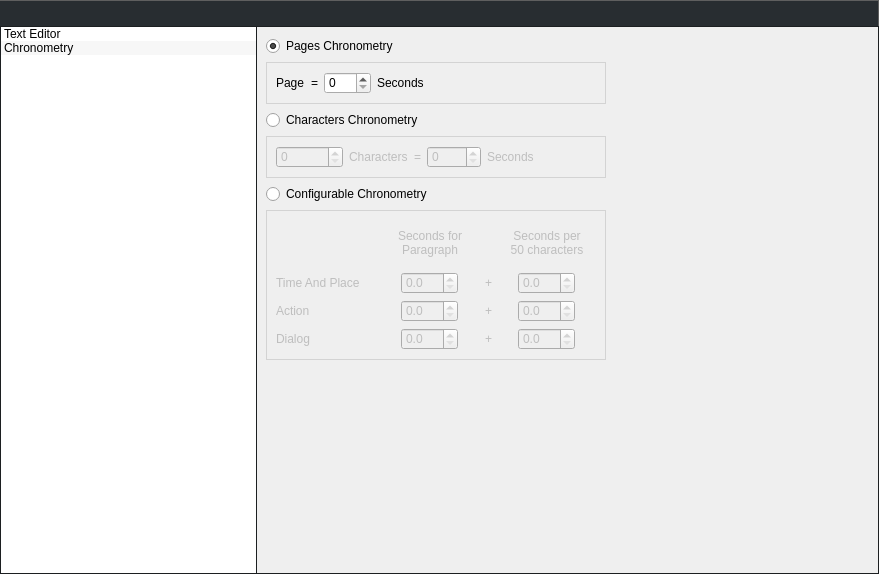
<?xml version="1.0" encoding="UTF-8"?>
<ui version="4.0">
 <class>SettingsEditorWidget</class>
 <widget class="QWidget" name="SettingsEditorWidget">
  <property name="geometry">
   <rect>
    <x>0</x>
    <y>0</y>
    <width>879</width>
    <height>574</height>
   </rect>
  </property>
  <property name="windowTitle">
   <string>Form</string>
  </property>
  <property name="styleSheet">
   <string notr="true">/* Текстовые метки */
#topPanel {
	border-top-width: 1px;
	border-top-style: solid;
	border-top-color: #5f5f5f;
	border-right-width: 1px;
	border-right-style: solid;
	border-right-color: #5f5f5f;
	background: #282d31;
	color: #d5d6d6;
	padding-top: 2px;
	padding-bottom: 2px;
	min-height: 21px;
}

QListView {
	border: 1px solid #1c1f21;
	border-right-width: 0px;
}

QStackedWidget {
	border: 1px solid #1c1f21;
}</string>
  </property>
  <layout class="QGridLayout" name="gridLayout">
   <property name="leftMargin">
    <number>0</number>
   </property>
   <property name="topMargin">
    <number>0</number>
   </property>
   <property name="rightMargin">
    <number>0</number>
   </property>
   <property name="bottomMargin">
    <number>0</number>
   </property>
   <property name="spacing">
    <number>0</number>
   </property>
   <item row="1" column="0">
    <widget class="QListWidget" name="categories">
     <property name="sizePolicy">
      <sizepolicy hsizetype="Preferred" vsizetype="Expanding">
       <horstretch>0</horstretch>
       <verstretch>0</verstretch>
      </sizepolicy>
     </property>
     <property name="editTriggers">
      <set>QAbstractItemView::NoEditTriggers</set>
     </property>
     <property name="alternatingRowColors">
      <bool>true</bool>
     </property>
     <property name="selectionBehavior">
      <enum>QAbstractItemView::SelectRows</enum>
     </property>
     <property name="iconSize">
      <size>
       <width>32</width>
       <height>32</height>
      </size>
     </property>
     <item>
      <property name="text">
       <string>Text Editor</string>
      </property>
      <property name="icon">
       <iconset resource="../../Resources/Resources.qrc">
        <normaloff>:/Graphics/Icons/settings_text_editor.png</normaloff>:/Graphics/Icons/settings_text_editor.png</iconset>
      </property>
     </item>
     <item>
      <property name="text">
       <string>Chronometry</string>
      </property>
      <property name="icon">
       <iconset resource="../../Resources/Resources.qrc">
        <normaloff>:/Graphics/Icons/settings_chronometry.png</normaloff>:/Graphics/Icons/settings_chronometry.png</iconset>
      </property>
     </item>
    </widget>
   </item>
   <item row="0" column="0" colspan="2">
    <widget class="QLabel" name="topPanel">
     <property name="text">
      <string/>
     </property>
    </widget>
   </item>
   <item row="1" column="1">
    <widget class="QStackedWidget" name="categoriesWidgets">
     <property name="styleSheet">
      <string notr="true">QGroupBox {
    border: 1px solid lightgray;
    margin-top: 0ex; /* leave space at the top for the title */
}</string>
     </property>
     <property name="currentIndex">
      <number>1</number>
     </property>
     <widget class="QWidget" name="textEditorPage">
      <layout class="QGridLayout" name="gridLayout_2">
       <item row="1" column="0" colspan="2">
        <spacer name="verticalSpacer">
         <property name="orientation">
          <enum>Qt::Vertical</enum>
         </property>
         <property name="sizeHint" stdset="0">
          <size>
           <width>600</width>
           <height>498</height>
          </size>
         </property>
        </spacer>
       </item>
       <item row="0" column="0" colspan="2">
        <widget class="QCheckBox" name="spellChecking">
         <property name="text">
          <string>Spell Checking</string>
         </property>
        </widget>
       </item>
      </layout>
     </widget>
     <widget class="QWidget" name="chronometryPage">
      <layout class="QGridLayout" name="gridLayout_4">
       <item row="0" column="0">
        <widget class="QRadioButton" name="pagesChronometry">
         <property name="text">
          <string>Pages Chronometry</string>
         </property>
         <property name="checked">
          <bool>true</bool>
         </property>
        </widget>
       </item>
       <item row="1" column="0" colspan="2">
        <widget class="QGroupBox" name="pagesChronometryGroup">
         <property name="title">
          <string/>
         </property>
         <layout class="QHBoxLayout" name="horizontalLayout">
          <item>
           <widget class="QLabel" name="label_2">
            <property name="text">
             <string>Page</string>
            </property>
           </widget>
          </item>
          <item>
           <widget class="QLabel" name="label_3">
            <property name="text">
             <string>=</string>
            </property>
           </widget>
          </item>
          <item>
           <widget class="QSpinBox" name="pagesChronometrySeconds">
            <property name="maximum">
             <number>100</number>
            </property>
           </widget>
          </item>
          <item>
           <widget class="QLabel" name="label_4">
            <property name="text">
             <string>Seconds</string>
            </property>
           </widget>
          </item>
          <item>
           <spacer name="horizontalSpacer_6">
            <property name="orientation">
             <enum>Qt::Horizontal</enum>
            </property>
            <property name="sizeType">
             <enum>QSizePolicy::Expanding</enum>
            </property>
            <property name="sizeHint" stdset="0">
             <size>
              <width>40</width>
              <height>20</height>
             </size>
            </property>
           </spacer>
          </item>
         </layout>
        </widget>
       </item>
       <item row="2" column="0" colspan="2">
        <widget class="QRadioButton" name="charactersChronometry">
         <property name="text">
          <string>Characters Chronometry</string>
         </property>
        </widget>
       </item>
       <item row="3" column="0" colspan="2">
        <widget class="QGroupBox" name="charactersChronometryGroup">
         <property name="enabled">
          <bool>false</bool>
         </property>
         <property name="title">
          <string/>
         </property>
         <layout class="QHBoxLayout" name="horizontalLayout_2">
          <item>
           <widget class="QSpinBox" name="charactersChronometryCharacters">
            <property name="maximum">
             <number>100000</number>
            </property>
           </widget>
          </item>
          <item>
           <widget class="QLabel" name="label_5">
            <property name="text">
             <string>Characters</string>
            </property>
           </widget>
          </item>
          <item>
           <widget class="QLabel" name="label_6">
            <property name="text">
             <string>=</string>
            </property>
           </widget>
          </item>
          <item>
           <widget class="QSpinBox" name="charactersChronometrySeconds">
            <property name="maximum">
             <number>1000</number>
            </property>
           </widget>
          </item>
          <item>
           <widget class="QLabel" name="label_7">
            <property name="text">
             <string>Seconds</string>
            </property>
           </widget>
          </item>
          <item>
           <spacer name="horizontalSpacer_7">
            <property name="orientation">
             <enum>Qt::Horizontal</enum>
            </property>
            <property name="sizeType">
             <enum>QSizePolicy::Expanding</enum>
            </property>
            <property name="sizeHint" stdset="0">
             <size>
              <width>40</width>
              <height>20</height>
             </size>
            </property>
           </spacer>
          </item>
         </layout>
        </widget>
       </item>
       <item row="4" column="0" colspan="2">
        <widget class="QRadioButton" name="configurableChronometry">
         <property name="text">
          <string>Configurable Chronometry</string>
         </property>
        </widget>
       </item>
       <item row="5" column="0" colspan="2">
        <widget class="QGroupBox" name="configurableChronometryGroup">
         <property name="enabled">
          <bool>false</bool>
         </property>
         <property name="sizePolicy">
          <sizepolicy hsizetype="Preferred" vsizetype="Preferred">
           <horstretch>0</horstretch>
           <verstretch>0</verstretch>
          </sizepolicy>
         </property>
         <property name="minimumSize">
          <size>
           <width>340</width>
           <height>150</height>
          </size>
         </property>
         <property name="maximumSize">
          <size>
           <width>340</width>
           <height>150</height>
          </size>
         </property>
         <property name="title">
          <string/>
         </property>
         <layout class="QGridLayout" name="gridLayout_3">
          <item row="1" column="7">
           <spacer name="horizontalSpacer_3">
            <property name="orientation">
             <enum>Qt::Horizontal</enum>
            </property>
            <property name="sizeType">
             <enum>QSizePolicy::Preferred</enum>
            </property>
            <property name="sizeHint" stdset="0">
             <size>
              <width>40</width>
              <height>20</height>
             </size>
            </property>
           </spacer>
          </item>
          <item row="3" column="3" colspan="2">
           <widget class="QDoubleSpinBox" name="configurableChronometrySecondsForParagraphDialog">
            <property name="decimals">
             <number>1</number>
            </property>
           </widget>
          </item>
          <item row="1" column="0">
           <widget class="QLabel" name="label">
            <property name="text">
             <string>Time And Place</string>
            </property>
           </widget>
          </item>
          <item row="3" column="8">
           <widget class="QDoubleSpinBox" name="configurableChronometrySecondsPer50CharactersDialog">
            <property name="decimals">
             <number>1</number>
            </property>
           </widget>
          </item>
          <item row="1" column="8">
           <widget class="QDoubleSpinBox" name="configurableChronometrySecondsPer50CharactersTimeAndPlace">
            <property name="decimals">
             <number>1</number>
            </property>
           </widget>
          </item>
          <item row="0" column="2" colspan="4">
           <widget class="QLabel" name="label_13">
            <property name="text">
             <string>Seconds for
Paragraph</string>
            </property>
            <property name="alignment">
             <set>Qt::AlignCenter</set>
            </property>
           </widget>
          </item>
          <item row="2" column="3" colspan="2">
           <widget class="QDoubleSpinBox" name="configurableChronometrySecondsForParagraphAction">
            <property name="decimals">
             <number>1</number>
            </property>
           </widget>
          </item>
          <item row="2" column="6">
           <widget class="QLabel" name="label_11">
            <property name="text">
             <string>+</string>
            </property>
            <property name="alignment">
             <set>Qt::AlignCenter</set>
            </property>
           </widget>
          </item>
          <item row="1" column="5">
           <spacer name="horizontalSpacer_2">
            <property name="orientation">
             <enum>Qt::Horizontal</enum>
            </property>
            <property name="sizeType">
             <enum>QSizePolicy::Preferred</enum>
            </property>
            <property name="sizeHint" stdset="0">
             <size>
              <width>40</width>
              <height>20</height>
             </size>
            </property>
           </spacer>
          </item>
          <item row="1" column="6">
           <widget class="QLabel" name="label_10">
            <property name="text">
             <string>+</string>
            </property>
            <property name="alignment">
             <set>Qt::AlignCenter</set>
            </property>
           </widget>
          </item>
          <item row="3" column="6">
           <widget class="QLabel" name="label_12">
            <property name="text">
             <string>+</string>
            </property>
            <property name="alignment">
             <set>Qt::AlignCenter</set>
            </property>
           </widget>
          </item>
          <item row="1" column="2">
           <spacer name="horizontalSpacer">
            <property name="orientation">
             <enum>Qt::Horizontal</enum>
            </property>
            <property name="sizeType">
             <enum>QSizePolicy::Preferred</enum>
            </property>
            <property name="sizeHint" stdset="0">
             <size>
              <width>40</width>
              <height>20</height>
             </size>
            </property>
           </spacer>
          </item>
          <item row="3" column="0">
           <widget class="QLabel" name="label_9">
            <property name="text">
             <string>Dialog</string>
            </property>
           </widget>
          </item>
          <item row="2" column="8">
           <widget class="QDoubleSpinBox" name="configurableChronometrySecondsPer50CharactersAction">
            <property name="decimals">
             <number>1</number>
            </property>
           </widget>
          </item>
          <item row="0" column="7" colspan="3">
           <widget class="QLabel" name="label_14">
            <property name="text">
             <string>Seconds per
50 characters</string>
            </property>
            <property name="alignment">
             <set>Qt::AlignCenter</set>
            </property>
           </widget>
          </item>
          <item row="2" column="0">
           <widget class="QLabel" name="label_8">
            <property name="text">
             <string>Action</string>
            </property>
           </widget>
          </item>
          <item row="1" column="9">
           <spacer name="horizontalSpacer_4">
            <property name="orientation">
             <enum>Qt::Horizontal</enum>
            </property>
            <property name="sizeType">
             <enum>QSizePolicy::Preferred</enum>
            </property>
            <property name="sizeHint" stdset="0">
             <size>
              <width>40</width>
              <height>20</height>
             </size>
            </property>
           </spacer>
          </item>
          <item row="1" column="3" colspan="2">
           <widget class="QDoubleSpinBox" name="configurableChronometrySecondsForParagraphTimeAndPlace">
            <property name="decimals">
             <number>1</number>
            </property>
           </widget>
          </item>
          <item row="1" column="1">
           <spacer name="horizontalSpacer_8">
            <property name="orientation">
             <enum>Qt::Horizontal</enum>
            </property>
            <property name="sizeType">
             <enum>QSizePolicy::Preferred</enum>
            </property>
            <property name="sizeHint" stdset="0">
             <size>
              <width>40</width>
              <height>20</height>
             </size>
            </property>
           </spacer>
          </item>
         </layout>
        </widget>
       </item>
       <item row="5" column="2">
        <spacer name="horizontalSpacer_5">
         <property name="orientation">
          <enum>Qt::Horizontal</enum>
         </property>
         <property name="sizeHint" stdset="0">
          <size>
           <width>244</width>
           <height>20</height>
          </size>
         </property>
        </spacer>
       </item>
       <item row="6" column="1">
        <spacer name="verticalSpacer_2">
         <property name="orientation">
          <enum>Qt::Vertical</enum>
         </property>
         <property name="sizeHint" stdset="0">
          <size>
           <width>20</width>
           <height>40</height>
          </size>
         </property>
        </spacer>
       </item>
      </layout>
     </widget>
    </widget>
   </item>
  </layout>
 </widget>
 <tabstops>
  <tabstop>categories</tabstop>
  <tabstop>spellChecking</tabstop>
  <tabstop>pagesChronometry</tabstop>
  <tabstop>pagesChronometrySeconds</tabstop>
  <tabstop>charactersChronometry</tabstop>
  <tabstop>charactersChronometryCharacters</tabstop>
  <tabstop>charactersChronometrySeconds</tabstop>
  <tabstop>configurableChronometry</tabstop>
  <tabstop>configurableChronometrySecondsForParagraphTimeAndPlace</tabstop>
  <tabstop>configurableChronometrySecondsPer50CharactersTimeAndPlace</tabstop>
  <tabstop>configurableChronometrySecondsForParagraphAction</tabstop>
  <tabstop>configurableChronometrySecondsPer50CharactersAction</tabstop>
  <tabstop>configurableChronometrySecondsForParagraphDialog</tabstop>
  <tabstop>configurableChronometrySecondsPer50CharactersDialog</tabstop>
 </tabstops>
 <resources>
  <include location="../../Resources/Resources.qrc"/>
 </resources>
 <connections/>
</ui>
